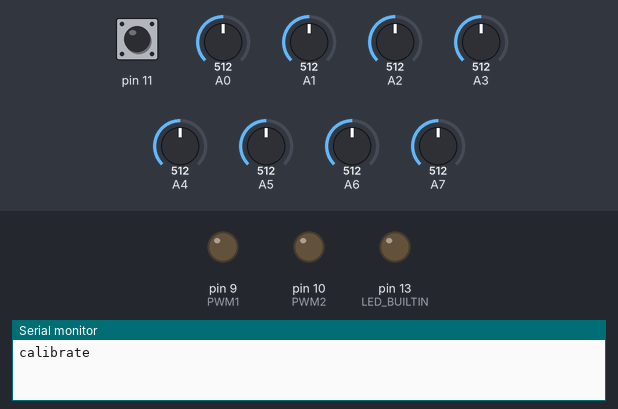
Bench run of a sketch on a simulated Arduino Nano, built with avr-gcc and run on an emulated ATmega328P. On the bench: output pins drawn as LEDs (lit = HIGH), the last lines printed to the serial monitor. The test bench sets the inputs (shaded band); at power-on: pin 11 HIGH, A0 = 512, A1 = 512, A7 = 512, A6 = 512, A5 = 512, A2 = 512, A3 = 512, A4 = 512.

Above: at 10.8 s.
10.9 s: pin 11 pulled LOW for 0.25 s
At 12.1 s:
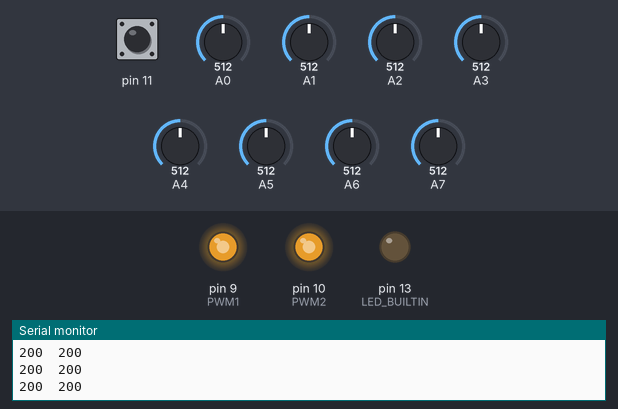
12.6 s: A0 set to 390
At 13.6 s:
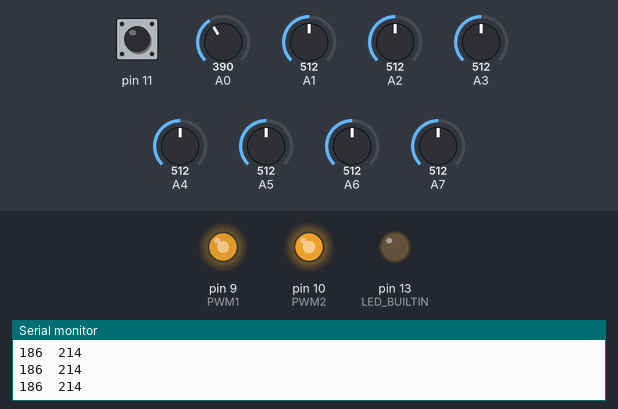
14.1 s: A1 set to 716
At 14.7 s:
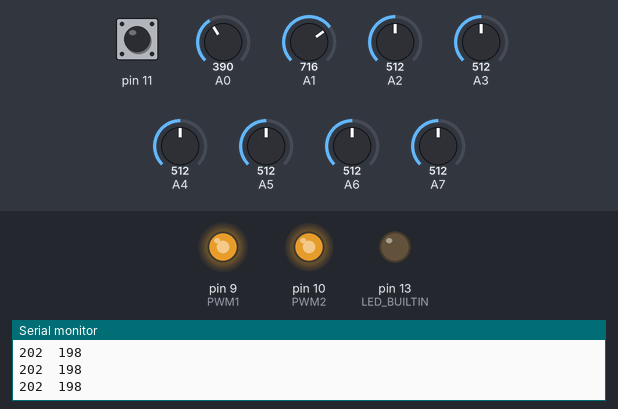
15.6 s: A7 set to 30
At 16.8 s:
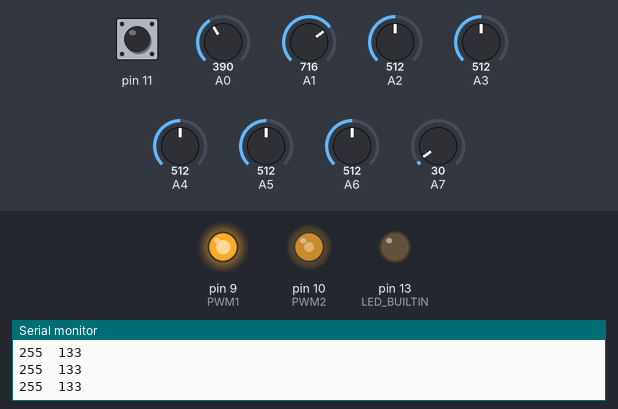
17.1 s: A6 set to 30
At 17.9 s:
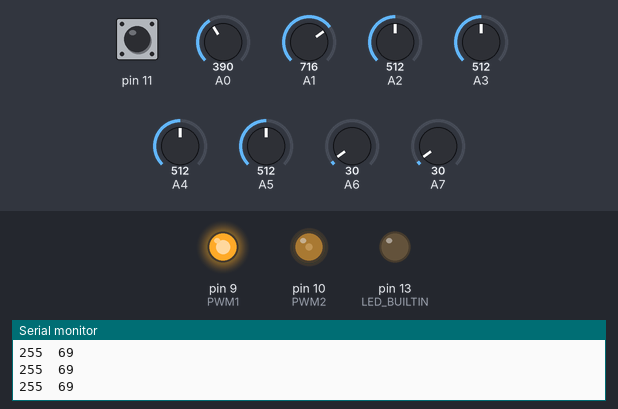
18.6 s: A5 set to 30
At 19.3 s:
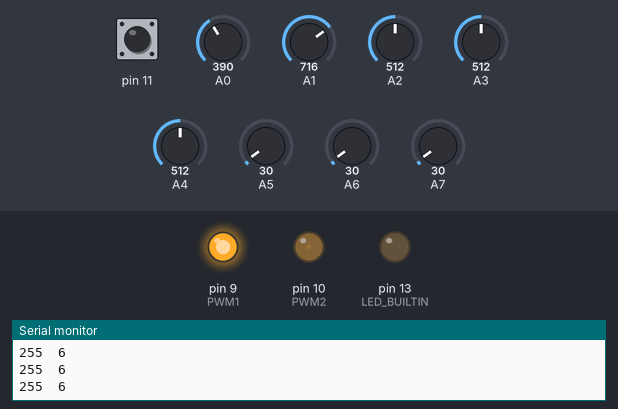
Timing chart, 0 to 21.1 s (numbered marks = the images above; inputs shaded):
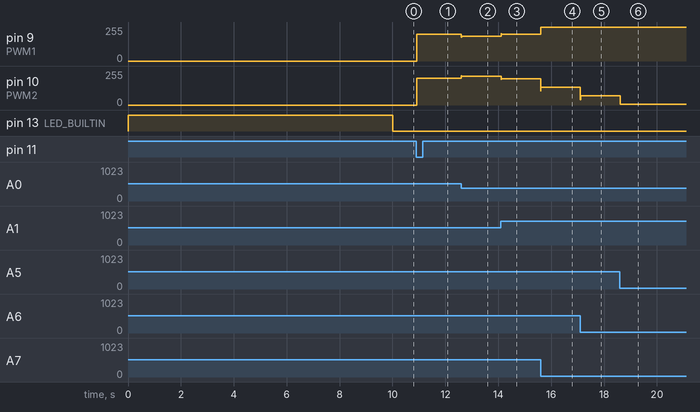

Measured:
- after the input at 10.9 s, pin 9 (PWM1), pin 10 (PWM2): 0/255 → 200/255 at once
- after the input at 12.6 s, pin 9 (PWM1): 200/255 → 186/255 at once; pin 10 (PWM2): 200/255 → 214/255 at once
- after the input at 14.1 s, pin 9 (PWM1): 186/255 → 202/255 at once; pin 10 (PWM2): 214/255 → 198/255 at once
- after the input at 15.6 s, pin 9 (PWM1): 202/255 → 255/255 at once; pin 10 (PWM2): 198/255 → 133/255 at once
- after the input at 17.1 s, pin 10 (PWM2): 133/255 → 69/255 at once
- after the input at 18.6 s, pin 10 (PWM2): 69/255 → 6/255 at once

The sketch:

line-follower.ino
```cpp
#include <QTRSensors.h>

#define PWM1 9
#define AIN1 4
#define AIN2 3
#define PWM2 10
#define BIN1 6
#define BIN2 7
#define STDBY 5

QTRSensors qtr;

int P, D, I, previousError, PIDvalue, error, lsp, rsp, i;
int speed = 200;

// 0.0848
// 0.08435

// kd = 0.039

// float Kp = 0.131;
// float Kd = 0.04;
// float Ki = 0.0075;

float Kp = 0.131;
float Kd = 0.06;
float Ki = 0.000;

int position;
const uint8_t SensorCount = 8;
int threshold;

uint16_t sensorValues[SensorCount];

void setup()
{
    Serial.begin(9600);
    pinMode(LED_BUILTIN, OUTPUT);
    pinMode(11, INPUT_PULLUP);

    qtr.setTypeAnalog();
    qtr.setSensorPins((const uint8_t[]){A0, A1, A2, A3, A4, A5, A6, A7}, SensorCount);
    qtr.setEmitterPin(2);

    digitalWrite(LED_BUILTIN, HIGH);

    Serial.println("calibrate");

    for (uint16_t i = 0; i < 400; i++)
    {
        qtr.calibrate();
        // digitalWrite(AIN1, 1);
        // digitalWrite(AIN2, 0);
        // digitalWrite(BIN1, 0);
        // digitalWrite(BIN2, 1);
        // analogWrite(PWM1, 100);
        // analogWrite(PWM2, 100);
    }

    for (uint8_t i = 0; i < SensorCount; i++)
    {
        threshold += (qtr.calibrationOn.minimum[i] + qtr.calibrationOn.maximum[i]) / 2;
    }
    threshold /= SensorCount;

    digitalWrite(AIN1, 1);
    digitalWrite(AIN2, 0);
    digitalWrite(BIN1, 1);
    digitalWrite(BIN2, 0);
    digitalWrite(STDBY, 1);
    digitalWrite(LED_BUILTIN, LOW);
    while (digitalRead(11))
    {
    }
    delay(10);
}

void loop()
{

    // for(i=0;i<=SensorCount;i++)
    // {
    //   sensorValues[i]=analogRead(val[i]);
    // }
    position = qtr.readLineBlack(sensorValues);

    // bool straightLineAhead = (sensorValues[3] >= threshold && sensorValues[4] >= threshold);

    // 90degree right turn 0123,012,01,12,123,01234,0,012345,0123456
    if ((sensorValues[0] >= threshold && sensorValues[1] >= threshold && sensorValues[2] >= threshold && sensorValues[3] >= threshold && sensorValues[4] < threshold && sensorValues[5] < threshold && sensorValues[6] < threshold && sensorValues[7] < threshold) ||
        (sensorValues[0] >= threshold && sensorValues[1] >= threshold && sensorValues[2] >= threshold && sensorValues[3] >= threshold && sensorValues[4] >= threshold && sensorValues[5] >= threshold && sensorValues[6] >= threshold && sensorValues[7] < threshold) ||
        (sensorValues[0] >= threshold && sensorValues[1] >= threshold && sensorValues[2] >= threshold && sensorValues[3] >= threshold && sensorValues[4] >= threshold && sensorValues[5] >= threshold && sensorValues[6] < threshold && sensorValues[7] < threshold) ||

        (sensorValues[0] >= threshold && sensorValues[1] >= threshold && sensorValues[2] >= threshold && sensorValues[3] < threshold && sensorValues[4] < threshold && sensorValues[5] < threshold && sensorValues[6] < threshold && sensorValues[7] < threshold) ||
        (sensorValues[0] >= threshold && sensorValues[1] >= threshold && sensorValues[2] < threshold && sensorValues[3] < threshold && sensorValues[4] < threshold && sensorValues[5] < threshold && sensorValues[6] < threshold && sensorValues[7] < threshold) ||
        (sensorValues[0] >= threshold && sensorValues[1] >= threshold && sensorValues[2] >= threshold && sensorValues[3] >= threshold && sensorValues[4] >= threshold && sensorValues[5] < threshold && sensorValues[6] < threshold && sensorValues[7] < threshold) ||
        (sensorValues[0] < threshold && sensorValues[1] >= threshold && sensorValues[2] >= threshold && sensorValues[3] >= threshold && sensorValues[4] < threshold && sensorValues[5] < threshold && sensorValues[6] < threshold && sensorValues[7] < threshold) ||
        (sensorValues[0] < threshold && sensorValues[1] >= threshold && sensorValues[2] >= threshold && sensorValues[3] < threshold && sensorValues[4] < threshold && sensorValues[5] < threshold && sensorValues[6] < threshold && sensorValues[7] < threshold) ||
        (sensorValues[0] >= threshold && sensorValues[1] < threshold && sensorValues[2] < threshold && sensorValues[3] < threshold && sensorValues[4] < threshold && sensorValues[5] < threshold && sensorValues[6] < threshold && sensorValues[7] < threshold)

    )
    {
        // if(straightLineAhead){
        //   linefollow();
        // } else {
        digitalWrite(AIN1, 1);
        digitalWrite(AIN2, 0);
        digitalWrite(BIN1, 0);
        digitalWrite(BIN2, 1);
        analogWrite(PWM1, 200);
        analogWrite(PWM2, 200);
        // }
    }
    // 90degree left turn 7654,765,76,65,654,76543,7,765432,7654321
    else if ((sensorValues[7] >= threshold && sensorValues[6] >= threshold && sensorValues[5] >= threshold && sensorValues[4] >= threshold && sensorValues[3] >= threshold && sensorValues[2] < threshold && sensorValues[1] < threshold && sensorValues[0] < threshold) ||
             (sensorValues[7] >= threshold && sensorValues[6] >= threshold && sensorValues[5] >= threshold && sensorValues[4] >= threshold && sensorValues[3] >= threshold && sensorValues[2] >= threshold && sensorValues[1] < threshold && sensorValues[0] < threshold) ||
             (sensorValues[7] >= threshold && sensorValues[6] >= threshold && sensorValues[5] >= threshold && sensorValues[4] >= threshold && sensorValues[3] >= threshold && sensorValues[2] >= threshold && sensorValues[1] >= threshold && sensorValues[0] < threshold) ||
             (sensorValues[7] >= threshold && sensorValues[6] >= threshold && sensorValues[5] >= threshold && sensorValues[4] >= threshold && sensorValues[3] >= threshold && sensorValues[2] >= threshold && sensorValues[1] < threshold && sensorValues[0] < threshold) ||
             (sensorValues[7] >= threshold && sensorValues[6] >= threshold && sensorValues[5] >= threshold && sensorValues[4] >= threshold && sensorValues[3] < threshold && sensorValues[2] < threshold && sensorValues[1] < threshold && sensorValues[0] < threshold) ||
             (sensorValues[7] >= threshold && sensorValues[6] >= threshold && sensorValues[5] >= threshold && sensorValues[4] < threshold && sensorValues[3] < threshold && sensorValues[2] < threshold && sensorValues[1] < threshold && sensorValues[0] < threshold) ||
             (sensorValues[7] < threshold && sensorValues[6] >= threshold && sensorValues[5] >= threshold && sensorValues[4] >= threshold && sensorValues[3] < threshold && sensorValues[2] < threshold && sensorValues[1] < threshold && sensorValues[0] < threshold) ||
             (sensorValues[7] < threshold && sensorValues[6] >= threshold && sensorValues[5] >= threshold && sensorValues[4] < threshold && sensorValues[3] < threshold && sensorValues[2] < threshold && sensorValues[1] < threshold && sensorValues[0] < threshold) ||
             (sensorValues[7] >= threshold && sensorValues[6] >= threshold && sensorValues[5] < threshold && sensorValues[4] < threshold && sensorValues[3] < threshold && sensorValues[2] < threshold && sensorValues[1] < threshold && sensorValues[0] < threshold) ||
             (sensorValues[7] >= threshold && sensorValues[6] < threshold && sensorValues[5] < threshold && sensorValues[4] < threshold && sensorValues[3] < threshold && sensorValues[2] < threshold && sensorValues[1] < threshold && sensorValues[0] < threshold) ||
             (sensorValues[7] >= threshold && sensorValues[6] >= threshold && sensorValues[5] >= threshold && sensorValues[4] >= threshold && sensorValues[3] < threshold && sensorValues[2] < threshold && sensorValues[1] < threshold && sensorValues[0] < threshold)

    )
    {
        // if(straightLineAhead) {
        //   linefollow();
        // } else {
        digitalWrite(AIN1, 0);
        digitalWrite(AIN2, 1);
        digitalWrite(BIN1, 1);
        digitalWrite(BIN2, 0);
        analogWrite(PWM1, 200);
        analogWrite(PWM2, 200);
        // }
    }
    // diamond (preffered left turn) 2345, 123456, 1256, 12456, 25, 12356
    //  else if((sensorValues[0] < threshold && sensorValues[1] < threshold && sensorValues[2] >= threshold && sensorValues[3] >= threshold && sensorValues[4] >= threshold && sensorValues[5] >= threshold && sensorValues[6] < threshold && sensorValues[7] < threshold) ||
    //         (sensorValues[0] < threshold && sensorValues[1] >= threshold && sensorValues[2] >= threshold && sensorValues[3] >= threshold && sensorValues[4] >= threshold && sensorValues[5] >= threshold && sensorValues[6] >= threshold && sensorValues[7] < threshold) ||
    //         (sensorValues[0] < threshold && sensorValues[1] >= threshold && sensorValues[2] >= threshold && sensorValues[3] < threshold && sensorValues[4] < threshold && sensorValues[5] >= threshold && sensorValues[6] >= threshold && sensorValues[7] < threshold) ||
    //         (sensorValues[0] < threshold && sensorValues[1] >= threshold && sensorValues[2] >= threshold && sensorValues[3] < threshold && sensorValues[4] >= threshold && sensorValues[5] >= threshold && sensorValues[6] >= threshold && sensorValues[7] < threshold) ||
    //         (sensorValues[0] < threshold && sensorValues[1] < threshold && sensorValues[2] >= threshold && sensorValues[3] < threshold && sensorValues[4] < threshold && sensorValues[5] >= threshold && sensorValues[6] < threshold && sensorValues[7] < threshold) ||
    //         (sensorValues[0] < threshold && sensorValues[1] >= threshold && sensorValues[2] >= threshold && sensorValues[3] >= threshold && sensorValues[4] < threshold && sensorValues[5] >= threshold && sensorValues[6] >= threshold && sensorValues[7] < threshold)||
    //         (sensorValues[0] < threshold && sensorValues[1] >= threshold && sensorValues[2] < threshold && sensorValues[3] < threshold && sensorValues[4] < threshold && sensorValues[5] < threshold && sensorValues[6] >= threshold && sensorValues[7] < threshold)

    // )
    // {
    //   digitalWrite(AIN1, 1);
    //   digitalWrite(AIN2, 0);
    //   digitalWrite(BIN1, 0);
    //   digitalWrite(BIN2, 1);
    //   analogWrite(PWM1, 200);
    //   analogWrite(PWM2, 200);

    // }
    // else if(sensorValues[0] < threshold && sensorValues[1] < threshold && sensorValues[2] < threshold && sensorValues[3] < threshold && sensorValues[4] < threshold && sensorValues[5] < threshold && sensorValues[6] < threshold && sensorValues[7] < threshold)
    //   {
    //     digitalWrite(AIN1, 1);
    //   digitalWrite(AIN2, 0);
    //   digitalWrite(BIN1, 0);
    //   digitalWrite(BIN2, 1);
    //   analogWrite(PWM1, 100);
    //   analogWrite(PWM2, 100);
    // }
    else
    {
        linefollow();
    }
}

void linefollow()
{
    int error = position - 3500;
    // Serial.println(error);

    P = error;
    I = I + error;
    D = error - previousError;

    PIDvalue = (Kp * P) + (Ki * I) + (Kd * D);
    previousError = error;

    rsp = speed - PIDvalue;
    lsp = speed + PIDvalue;

    if (lsp > 255)
    {
        lsp = 255;
    }
    if (lsp < 0)
    {
        lsp = 0;
    }
    if (rsp > 255)
    {
        rsp = 255;
    }
    if (rsp < 0)
    {
        rsp = 0;
    }

    digitalWrite(AIN1, 1);
    digitalWrite(AIN2, 0);
    digitalWrite(BIN1, 1);
    digitalWrite(BIN2, 0);

    analogWrite(PWM1, rsp);
    Serial.print(rsp);
    analogWrite(PWM2, lsp);
    Serial.print("\t");
    Serial.println(lsp);
}
```
